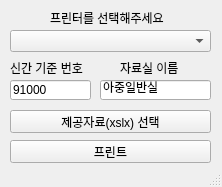
<?xml version="1.0" encoding="UTF-8"?>
<ui version="4.0">
 <class>MyWindow</class>
 <widget class="QMainWindow" name="MyWindow">
  <property name="geometry">
   <rect>
    <x>0</x>
    <y>0</y>
    <width>222</width>
    <height>187</height>
   </rect>
  </property>
  <property name="windowTitle">
   <string>MainWindow</string>
  </property>
  <widget class="QWidget" name="centralwidget">
   <widget class="QComboBox" name="printer_combo">
    <property name="geometry">
     <rect>
      <x>10</x>
      <y>30</y>
      <width>201</width>
      <height>22</height>
     </rect>
    </property>
   </widget>
   <widget class="QLabel" name="printer_label">
    <property name="geometry">
     <rect>
      <x>50</x>
      <y>10</y>
      <width>141</width>
      <height>16</height>
     </rect>
    </property>
    <property name="text">
     <string>프린터를 선택해주세요</string>
    </property>
   </widget>
   <widget class="QLabel" name="new_label">
    <property name="geometry">
     <rect>
      <x>10</x>
      <y>60</y>
      <width>91</width>
      <height>16</height>
     </rect>
    </property>
    <property name="text">
     <string>신간 기준 번호</string>
    </property>
   </widget>
   <widget class="QLineEdit" name="book_num_text_label">
    <property name="geometry">
     <rect>
      <x>10</x>
      <y>80</y>
      <width>81</width>
      <height>20</height>
     </rect>
    </property>
    <property name="text">
     <string>91000</string>
    </property>
   </widget>
   <widget class="QLineEdit" name="room_text_label">
    <property name="geometry">
     <rect>
      <x>100</x>
      <y>80</y>
      <width>111</width>
      <height>20</height>
     </rect>
    </property>
    <property name="text">
     <string>아중일반실</string>
    </property>
   </widget>
   <widget class="QLabel" name="room_label">
    <property name="geometry">
     <rect>
      <x>120</x>
      <y>60</y>
      <width>71</width>
      <height>16</height>
     </rect>
    </property>
    <property name="text">
     <string>자료실 이름</string>
    </property>
   </widget>
   <widget class="QPushButton" name="select_file_button">
    <property name="geometry">
     <rect>
      <x>10</x>
      <y>110</y>
      <width>201</width>
      <height>23</height>
     </rect>
    </property>
    <property name="text">
     <string>제공자료(xslx) 선택</string>
    </property>
   </widget>
   <widget class="QPushButton" name="print_button">
    <property name="geometry">
     <rect>
      <x>10</x>
      <y>140</y>
      <width>201</width>
      <height>23</height>
     </rect>
    </property>
    <property name="text">
     <string>프린트</string>
    </property>
   </widget>
  </widget>
  <widget class="QStatusBar" name="statusbar"/>
 </widget>
 <resources/>
 <connections/>
</ui>
